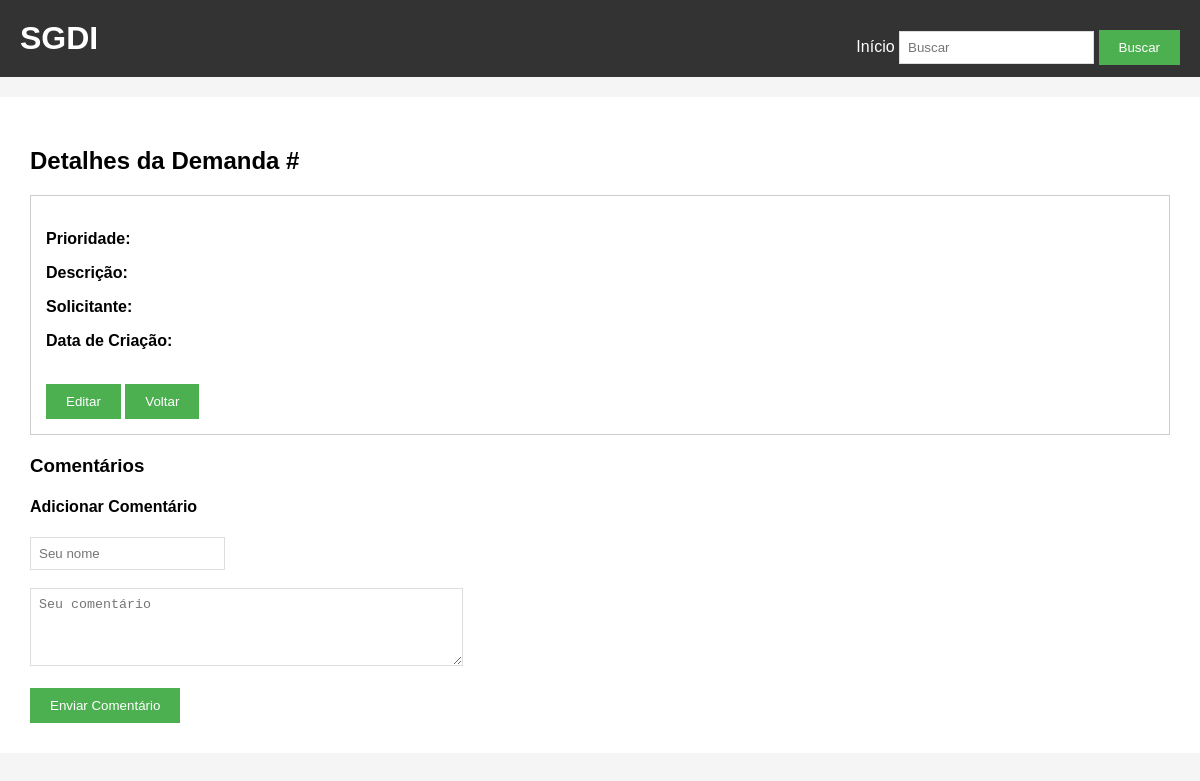
The page /detalhes/24 on the database as committed earlier.
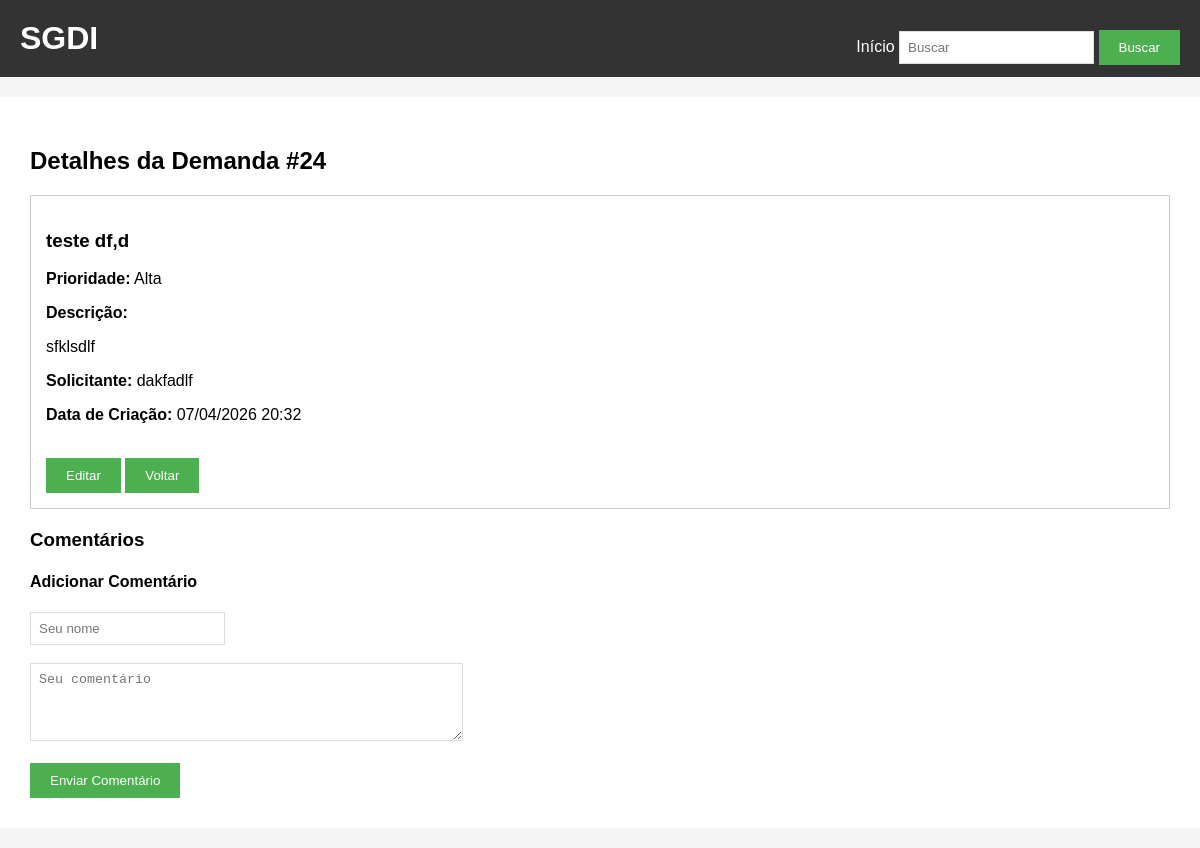
The same page on the database as committed later.
### tables this page shows
CREATE TABLE demandas (
        id INTEGER PRIMARY KEY AUTOINCREMENT,
        titulo TEXT,
        descricao TEXT,
        solicitante TEXT,
        data_criacao TEXT,
        id_prioridade INTEGER,
        FOREIGN KEY (id_prioridade) REFERENCES prioridades(id)
    );

CREATE TABLE prioridades (
        id INTEGER PRIMARY KEY AUTOINCREMENT,
        peso INTEGER,
        valor TEXT
    );

### app.py (the view)
@app.route('/detalhes/<id>')
def detalhes(id):
    conn = get_db()
    demanda = conn.execute('''
        SELECT d.*, p.valor as prioridade_nome
        FROM demandas d
        LEFT JOIN prioridades p ON d.id_prioridade = p.id
        WHERE d.id=?''', (id,)).fetchone()
    comentarios = conn.execute('SELECT * FROM comentarios WHERE demanda_id=?', (id,)).fetchall()
    conn.close()
    return render_template('detalhes.html', demanda=demanda, comentarios=comentarios)

### app.py (called while the page is built)
def get_db():
    conn = sqlite3.connect('demandas.db')
    conn.row_factory = sqlite3.Row
    return conn

### templates/detalhes.html (shortened to what this page needs)
{% extends "base.html" %}
{% block content %}
<h2>Detalhes da Demanda #{{ demanda['id'] }}</h2>
<div style="border:1px solid #ccc; padding:15px; margin-bottom:20px;">
    <h3>{{ demanda['titulo'] }}</h3>
    <p><strong>Prioridade:</strong> {{ demanda['prioridade_nome'] }}</p>
    <p><strong>Descrição:</strong></p>
    <p>{{ demanda['descricao'] }}</p>
    <p><strong>Solicitante:</strong> {{ demanda['solicitante'] }}</p>
    <p><strong>Data de Criação:</strong> {{ demanda['data_criacao'] }}</p>
    <br>
    <a href="/editar/{{ demanda['id'] }}"><button>Editar</button></a>
    <a href="/"><button>Voltar</button></a>
</div>
<h3>Comentários</h3>
<h4>Adicionar Comentário</h4>
<form method="POST" action="/adicionar_comentario/{{ demanda['id'] }}">
    <input type="text" name="autor" placeholder="Seu nome" required><br><br>
    <textarea name="comentario" rows="4" cols="50" placeholder="Seu comentário" required></textarea><br><br>
    <button type="submit">Enviar Comentário</button>
</form>
{% endblock %}

Rows that differ between the two databases and show on the page:
added demandas: id "24", titulo "teste df,d", descricao "sfklsdlf", solicitante "dakfadlf", data_criacao "07/04/2026 20:32"
now on this page (row unchanged): prioridades: prioridade_nome "Alta"
